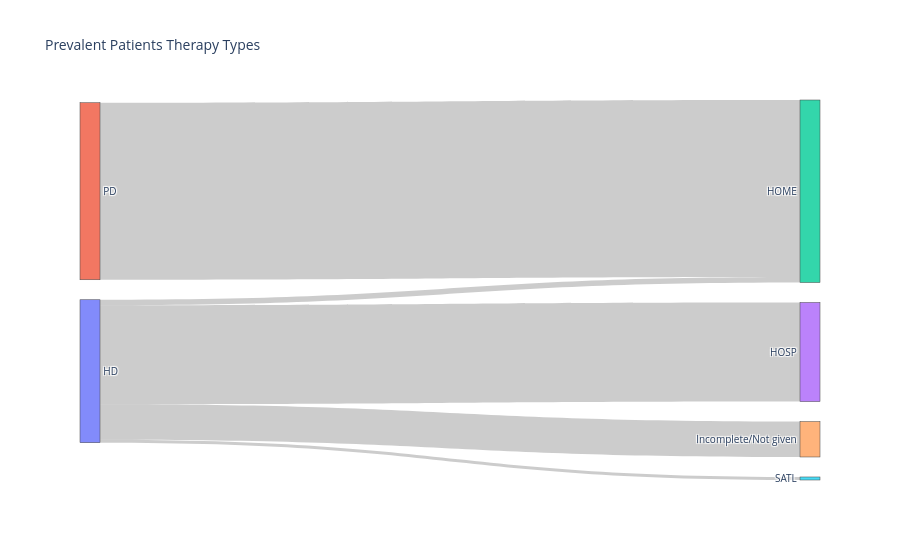

Notebook source saved alongside this figure:
### Markdown cell above
# Patients Treatment Statistics
The following shows how to generate some statistics demonstrating the propotion of patients on home therapies. These are calculated from June 2021 to June 2022 and show the breakdown of the different dialysis types as well as the treatment is occuring at home or in centre. 

The final histogram shows the mean number of times each in-centre dialysis patient recieves RRT. Statistics like this can be used to show the general compsition of the patients and the treatments they are receiving.

### Code cell
from os import access
from ukrdc_stats.calculators.dialysis import DialysisStatsCalculator
import plotly.graph_objects as go
import plotly.express as px

import datetime as dt
from IPython.display import display

calculator = DialysisStatsCalculator(
    ukrdc3, "RNJ00", from_time=dt.datetime(2018, 12, 31), to_time=dt.datetime(2019, 12, 31)
)

dialysis_stats = calculator.extract_stats()


all_patients_fig = go.Figure(
    data=[
        go.Sankey(
            node=dict(
                label=dialysis_stats.all_patients_home_therapies.node.node_labels,
            ),
            link=dialysis_stats.all_patients_home_therapies.link.dict(),
        )
    ]
)

all_patients_fig.update_layout(
    title_text=dialysis_stats.all_patients_home_therapies.metadata.title, font_size=10
)
all_patients_fig.show("png")
all_patients_fig.write_image("all_patients.pdf")


incident_patients_fig = go.Figure(
    data=[
        go.Sankey(
            node=dict(
                label=dialysis_stats.incident_home_therapies.node.node_labels,
            ),
            link=dialysis_stats.incident_home_therapies.link.dict(),
        )
    ]
)

incident_patients_fig.update_layout(
    title_text=dialysis_stats.incident_home_therapies.metadata.title, font_size=10
)
incident_patients_fig.show("png")
incident_patients_fig.write_image("incident_patients.pdf")


prevalent_patients_fig = go.Figure(
    data=[
        go.Sankey(
            node=dict(
                label=dialysis_stats.prevalent_home_therapies.node.node_labels,
            ),
            link=dialysis_stats.prevalent_home_therapies.link.dict(),
        )
    ]
)


prevalent_patients_fig.update_layout(
    title_text=dialysis_stats.prevalent_home_therapies.metadata.title, font_size=10
)
prevalent_patients_fig.show()
prevalent_patients_fig.write_image("prevalent_patients_fig.pdf")


freq_fig = px.bar(
    x=dialysis_stats.incentre_dialysis_frequency.data.y,
    y=dialysis_stats.incentre_dialysis_frequency.data.x,
    title=dialysis_stats.incentre_dialysis_frequency.metadata.title,
    labels={
        "x": dialysis_stats.incentre_dialysis_frequency.metadata.axis_titles.y,
        "y": dialysis_stats.incentre_dialysis_frequency.metadata.axis_titles.x,
    },
    orientation="h",
    color_discrete_sequence=["green"],
    text_auto=True,
)

# set white background
freq_fig.update_layout({"plot_bgcolor": "rgba(0,0,0,0)"})

freq_fig.show("png")
freq_fig.write_image("freq_fig.pdf")


access_fig = px.pie(
    values=dialysis_stats.incident_initial_access.data.y,
    names=dialysis_stats.incident_initial_access.data.x,
    title=dialysis_stats.incident_initial_access.metadata.title,
    hole=0.3,
)
access_fig.show("png")
access_fig.write_image("access_fig.pdf")

### Figure 1 — Plotly figure (JSON) as saved in the notebook; plotly's stock layout.template omitted (floating-point values rounded to 4 significant figures)
{"data": [{"link": {"source": ["0", "0", "0", "0", "1"], "target": ["2", "3", "4", "5", "2"], "value": ["20", "361", "129", "11", "645"]}, "node": {"label": ["HD", "PD", "HOME", "HOSP", "Incomplete/Not given", "SATL"]}, "type": "sankey"}], "layout": {"font": {"size": 10}, "title": {"text": "Prevalent Patients Therapy Types"}}}
